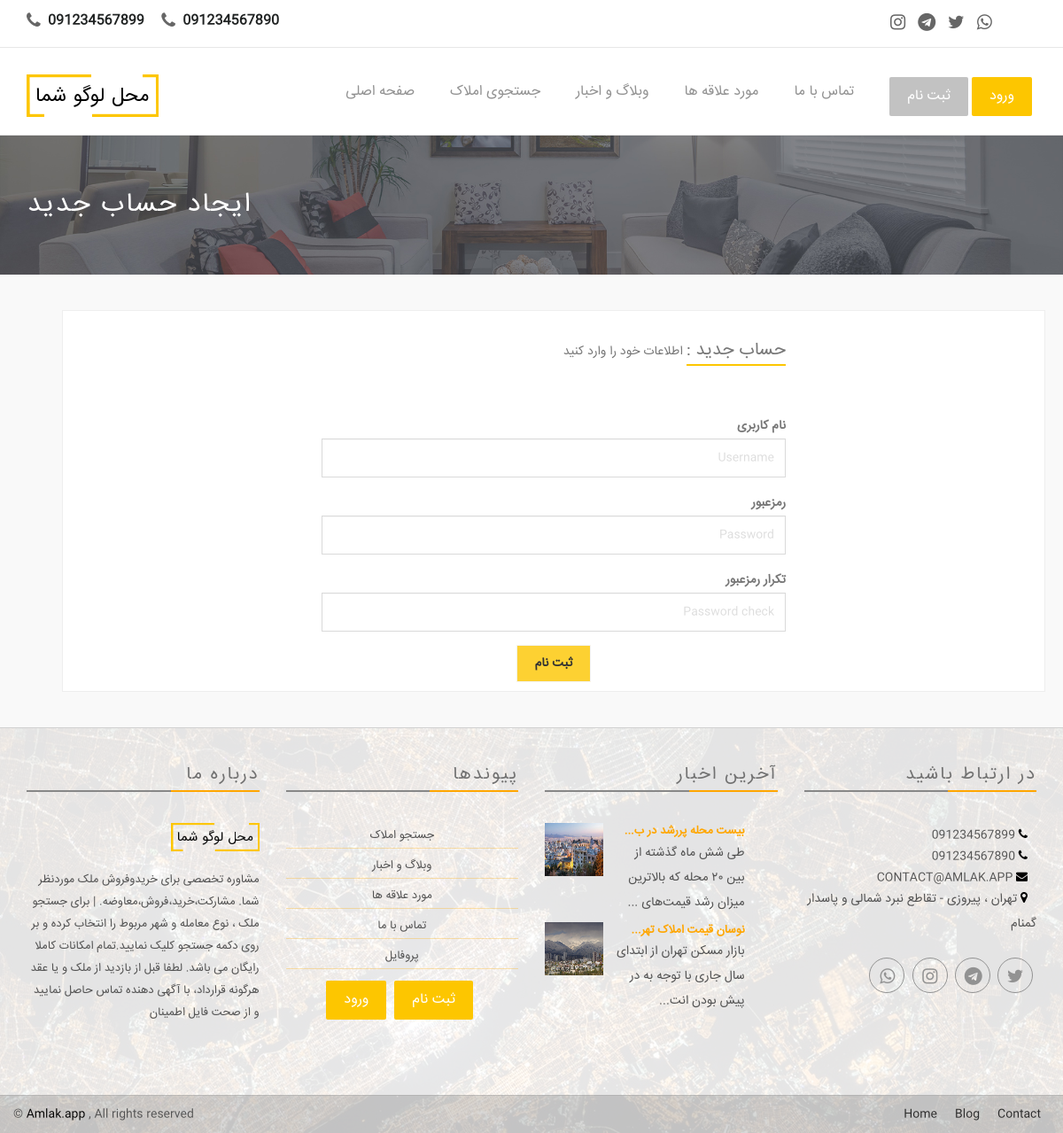
Screenshot of /register/ with the database file from the repository.
### app/models.py (models this page shows, shortened)
class Settings(models.Model):
  title = models.CharField(max_length=100, verbose_name = "عنوان")
  title_below = models.CharField(max_length=300 , null=True, blank=True , verbose_name = "متن زیر عنوان")
  introduction_text = models.TextField(max_length=2000 , null=True, blank=True , verbose_name = "متن معرفی" )
  contact_page_text = models.TextField(max_length=2000 , null=True, blank=True , verbose_name = "متن صفحه تماس با ما")
  experts_number = models.IntegerField(default='1', verbose_name = "تعداد کارشناسان")
  email = models.EmailField(max_length=200 , null=True , blank=True , verbose_name = "ایمیل")
  address = models.CharField(max_length=300 , null=True , blank=True , verbose_name = "آدرس")
  phone1 = models.CharField(max_length=20 , null=True , blank=True , verbose_name = "تلفن ۱")
  phone2 = models.CharField(max_length=20 , null=True , blank=True , verbose_name = "تلفن ۲")
  whatsapp_number = models.CharField(max_length=20 , null=True , blank=True , verbose_name = "شماره واتساپ")
  instagram = models.URLField(max_length=500, null=True, blank=True, verbose_name = "لینک اینستاگرام")
  telegram = models.URLField(max_length=500, null=True, blank=True, verbose_name = "لینک تلگرام")
  twitter = models.URLField(max_length=500, null=True, blank=True, verbose_name = "لینک توییتر")
  whatsapp = models.URLField(max_length=500, null=True, blank=True, verbose_name = "لینک واتس اپ")
  lat_long = models.CharField(max_length=50 , null=True , blank=True , verbose_name = "lat & long")
  logo = models.ImageField(default='logo.png', upload_to='logo', null=True, blank=True, verbose_name = "لوگو")
  header_image = models.ImageField(default='header.png', upload_to='header', null=True, blank=True, verbose_name = "تصویر سربرگ (header)")
  class Meta:
      verbose_name = "تنظیمات"
      verbose_name_plural = "تنظیمات"

### blogApp/models.py (models this page shows, shortened)
class Post(models.Model):
    title = models.CharField(max_length=255, verbose_name="عنوان")
    slug = models.SlugField(max_length=255, null=True, blank=True, verbose_name="نشانی پیوند (link)")
    author = models.ForeignKey(User, on_delete=models.CASCADE, verbose_name="نویسنده")
    img = models.ImageField(upload_to='blog', null=True, verbose_name="تصویر")
    body = RichTextField(blank=False, null=True, verbose_name="متن")
    comments = models.ManyToManyField(PostComment, blank=True, verbose_name="نظرات")
    post_date = models.DateTimeField(auto_now_add=True)
    category = models.ForeignKey(Categories, null=True, on_delete=models.PROTECT, related_name='category_set', verbose_name="دسته بندی")
    class Meta:
      verbose_name = "پست"
      verbose_name_plural = "پست ها"

### authentication/views.py (the view)
# urls.py: path('register/', register_user, name="register"),
def register_user(request):
    msg     = None
    success = False
    if request.method == "POST":
        form = SignUpForm(request.POST)
        if form.is_valid():
            form.save()
            username = form.cleaned_data.get("username")
            raw_password = form.cleaned_data.get("password1")
            user = authenticate(username=username, password=raw_password)
            msg     = 'کاربر ایجاد شد - <a href="/login">ورود</a>.'
            success = True
        else:
            msg = 'اطلاعات فرم معتبر نیست'
    else:
        form = SignUpForm()
    return render(request, "accounts/register.html", {"form": form, "msg" : msg, "success" : success })

### authentication/forms.py
class SignUpForm(UserCreationForm):
    username = forms.CharField(
        widget=forms.TextInput(
            attrs={
                "placeholder" : "Username",
                "class": "form-control"
            }
        ))
    password1 = forms.CharField(
        widget=forms.PasswordInput(
            attrs={
                "placeholder" : "Password",
                "class": "form-control"
            }
        ))
    password2 = forms.CharField(
        widget=forms.PasswordInput(
            attrs={
                "placeholder" : "Password check",
                "class": "form-control"
            }
        ))
    class Meta:
        model = User
        fields = ('username', 'password1', 'password2')

### app/context_processor.py (called while the page is built)
def settings(request):
    return {
    'settings': models.Settings.objects.all().last() ,
    'latestpost_list' : Post.objects.all().order_by('-post_date')[:3] ,
    'footer_latestpost_list' : Post.objects.all().order_by('-post_date')[:2]
    }

### crm/context_processor.py (called while the page is built)
def notification(request):
    if request.user.is_superuser:
        return {
           'new_reqs': models.Order_request.objects.filter(status='جدید').order_by('-date_created') ,
           'new_req_counts': models.Order_request.objects.filter(status='جدید').count(),
           'new_contact_counts': Contact.objects.filter(status='جدید').count(),
           'new_contacts': Contact.objects.filter(status='جدید').order_by('-created_on')
        }
    elif request.user.is_authenticated:
        return {
           'new_reqs': models.Order_request.objects.filter(status='جدید' , user__user=request.user ).order_by('-date_created') ,
           'new_req_counts': models.Order_request.objects.filter(status='جدید' , user__user=request.user ).count()
        }
    else:
        return { 'userProfile': None }

def accessType(request):
    if request.user.is_authenticated:
        return { 'userProfile': get_object_or_404(models.Profile, user=request.user) }
    else:
        return { 'userProfile': None }

### templates/accounts/register.html (shortened to what this page needs)
{% extends "base.html" %}
{% block content %}
<div style="background:#494C53 url({{ settings.header_image.url }}) no-repeat scroll center top / cover; color:#FFF; position: relative; min-height: 140px; ">
		<div class="container">
				<div class="row">
						<div class="page-head-content">
								<h1 class="page-title"> ایجاد حساب جدید </h1>
						</div>
				</div>
		</div>
</div>
<div class="register-area" style="background-color: rgb(249, 249, 249);">
		<div class="container" dir="rtl">
				<div class="col-md-12">
						<div class="box-for overflow">
								<div class="col-sm-6 col-sm-offset-3 login-blocks">
										<h2>حساب جدید : </h2>
										<span class="mb-0 text-muted">
											{% if msg %}
												{{ msg | safe }}
											{% else %}
												اطلاعات خود را وارد کنید
											{% endif %}
										</span>
										<p> <br /> </p>
										{% if not success %}
										<form role="form" method="post" action="">
												<div class="form-group">
														<label for="name">نام کاربری</label>
														{{ form.username }}
												</div>
												<div class="form-group">
														<label for="password">رمزعبور</label>
														{{ form.password1 }}
												</div>
												<div class="form-group">
														<label for="password">تکرار رمزعبور</label>
														{{ form.password2 }}
												</div>
												<div class="text-center">
														<button type="submit" class="btn btn-default">ثبت نام</button>
												</div>
										</form>
										{% endif %}
								</div>
						</div>
				</div>
		</div>
</div>
{% endblock content %}

### templates/base.html (shortened to what this page needs)
{% load static %}
{% load bootstrap %}
<!DOCTYPE html>
<html class="no-js">
<head>
  <link rel="stylesheet" href="{% static 'assets/css/normalize.css' %}">
  <link rel="stylesheet" href="{% static 'assets/css/font-awesome.min.css' %}">
  <link rel="stylesheet" href="{% static 'assets/css/fontello.css">
  <link href="{% static 'assets/fonts/icon-7-stroke/css/pe-icon-7-stroke.css' %}" rel="stylesheet">
  <link href="{% static 'assets/fonts/icon-7-stroke/css/helper.css' %}" rel="stylesheet">
  <link href="{% static 'assets/css/animate.css' %}" rel="stylesheet" media="screen">
  <link rel="stylesheet" href="{% static 'assets/css/bootstrap-select.min.css' %}">
  <link rel="stylesheet" href="{% static 'bootstrap/css/bootstrap.min.css' %}">
  <link rel="stylesheet" href="{% static 'assets/css/icheck.min_all.css' %}">
  <link rel="stylesheet" href="{% static 'assets/css/price-range.css' %}">
  <link rel="stylesheet" href="{% static 'assets/css/owl.carousel.css' %}">
  <link rel="stylesheet" href="{% static 'assets/css/owl.theme.css' %}">
  <link rel="stylesheet" href="{% static 'assets/css/owl.transitions.css' %}">
  <link rel="stylesheet" href="{% static 'assets/css/style.css' %}">
  <link rel="stylesheet" href="{% static 'assets/css/responsive.css' %}">
  <link rel="stylesheet" href="https://cdnjs.cloudflare.com/ajax/libs/font-awesome/4.7.0/css/font-awesome.min.css">
</head>
<body>
  <div class="header-connect">
  		<div class="container">
  				<div class="row">
  						<div class="col-md-5 col-sm-8  col-xs-12">
  								<div class="header-half header-call">
  										<p>
  												<span> <i class="fa fa-phone"></i> <a href="tel:{{ settings.phone1 }}"> {{ settings.phone1 }} </a> </span>
                          <span> <i class="fa fa-phone"></i> <a href="tel:{{ settings.phone2 }}"> {{ settings.phone2 }} </a> </span>
  										</p>
  								</div>
  						</div>
  						<div class="col-md-2 col-md-offset-5  col-sm-3 col-sm-offset-1  col-xs-12">
  								<div class="header-half header-social">
  										<ul class="list-inline">
                          <li><a href="{{ settings.instagram }}"><i class="fa fa-instagram" style="font-size:20px"></i></a></li>
                          <li><a href="{{ settings.telegram }}"><i class="fa fa-telegram" style="font-size:20px"></i></a></li>
  												<li><a href="{{ settings.twitter }}"><i class="fa fa-twitter" style="font-size:20px"></i></a></li>
  												<li><a href="{{ settings.whatsapp }}"><i class="fa fa-whatsapp" style="font-size:20px"></i></a></li>
  										</ul>
  								</div>
  						</div>
  				</div>
  		</div>
  </div>
  <nav class="navbar navbar-default ">
  		<div class="container">
  				<div class="navbar-header">
  						<a class="navbar-brand" href="{% url 'app:home' %}"><img src="{{ settings.logo.url }}" style="max-height:50px;" alt="{{ settings.title }}"></a>
  				</div>
  				<div class="collapse navbar-collapse yamm" id="navigation">
  						<div class="button navbar-right">
                {% if user.is_authenticated %}
                <button class="navbar-btn nav-button wow fadeInRight" onclick=" window.location.replace('{% url 'logout' %}')" data-wow-delay="0.5s"> خروج </button>
                <button class="navbar-btn nav-button wow fadeInRight login" onclick=" window.location.replace('{% url 'app:profile' %}')" data-wow-delay="0.5s"> پروفایل </button>
                {% else %}
                <button class="navbar-btn nav-button wow bounceInRight" onclick="window.location.replace('{% url 'register' %}')" data-wow-delay="0.4s"> ثبت نام </button>
                <button class="navbar-btn nav-button wow fadeInRight login" onclick=" window.location.replace('{% url 'login' %}')" data-wow-delay="0.5s"> ورود </button>
                {% endif %}
  						</div>
  						<ul class="main-nav nav navbar-nav navbar-right">
  								<li class="wow fadeInDown" data-wow-delay="0.1s"><a class="" href="{% url 'app:home' %}"> صفحه اصلی </a> </li>
  								<li class="wow fadeInDown" data-wow-delay="0.1s"><a class="" href="{% url 'app:items' %}"> جستجوی املاک </a></li>
  								<li class="wow fadeInDown" data-wow-delay="0.1s"><a class="" href="/blog"> وبلاگ و اخبار  </a></li>
  								<li class="wow fadeInDown" data-wow-delay="0.1s"><a class="" href="{% url 'app:favs' %}"> مورد علاقه ها  </a></li>
  								<li class="wow fadeInDown" data-wow-delay="0.4s"><a href="{% url 'app:contact' %}"> تماس با ما </a></li>
  						</ul>
  				</div>
  		</div>
  </nav>
{% block content %}{% endblock content %}
    <div class="footer-area">
    		<div class=" footer">
    				<div class="container">
    						<div class="row" align="right">
    								<div class="col-md-3 col-sm-6 wow fadeInRight animated">
    										<div class="single-footer">
    												<h4> درباره ما </h4>
    												<div class="footer-title-line"></div>
    												<img src="{{ settings.logo.url }}" alt="{{ settings.title }}" class="wow pulse" data-wow-delay="1s">
    												<p dir="rtl"> {{ settings.title_below }} </p>
    										</div>
    								</div>
    								<div class="col-md-3 col-sm-6 wow fadeInRight animated">
    										<div class="single-footer">
    												<h4> پیوندها  </h4>
    												<div class="footer-title-line"></div>
    												<ul class="footer-menu" dir="rtl" align="center">
    														<li><a href="{% url 'app:items' %}"> جستجو املاک </a></li>
    														<li><a href="/blog"> وبلاگ و اخبار </a></li>
    														<li><a href="{% url 'app:favs' %}"> مورد علاقه ها </a></li>
    														<li><a href="{% url 'app:contact' %}">  تماس با ما  </a></li>
    														<li><a href="{% url 'app:profile' %}"> پروفایل </a>  </li>
                                <button class="navbar-btn nav-button wow bounceInRight login" onclick="window.location.replace('{% url 'register' %}')" data-wow-delay="0.4s"> ثبت نام </button>
                                <button class="navbar-btn nav-button wow fadeInRight login" onclick=" window.location.replace('{% url 'login' %}')" data-wow-delay="0.5s"> ورود </button>
    												</ul>
    										</div>
    								</div>
    								<div class="col-md-3 col-sm-6 wow fadeInRight animated">
    										<div class="single-footer">
    												<h4> آخرین اخبار </h4>
    												<div class="footer-title-line"></div>
    												<ul class="footer-blog">
                            {% for post in footer_latestpost_list %}
    														<li dir="rtl">
    																<div class="col-md-3 blg-thumb p0">
    																		<a href="{% url 'blog-detail' post.slug %}"> <img src="{{post.img.url}}"> </a>
    																</div>
    																<div class="col-md-8  col-sm-8 col-xs-8  blg-entry">
    																		<h6> <a href="{% url 'blog-detail' post.slug %}"> {{ post.title | slice:':20' | safe}}... </a></h6>
    																		{{post.body | slice:':65' | safe}}...
    																</div>
    														</li> <br>
                            {% endfor %}
    												</ul>
    										</div>
    								</div>
    								<div class="col-md-3 col-sm-6 wow fadeInRight animated">
    										<div class="single-footer news-letter">
    												<h4> در ارتباط باشید </h4>
    												<div class="footer-title-line"></div>
                            <ul class="footer-adress" dir="rtl">
                                <li> <a href="tel:{{ settings.phone1 }}"> <i class="fa fa-phone"></i> {{ settings.phone1 }} </a> </li>
                                <li> <a href="tel:{{ settings.phone2 }}"> <i class="fa fa-phone"></i> {{ settings.phone2 }} </a> </li>
                                <li> <a href="mailto:{{ settings.email }}"> <i class="fa fa-envelope"> </i> {{ settings.email }} </a> </li>
                                <li> <i class="fa fa-map-marker"> </i> {{ settings.address }} </li>
                            </ul>
                            <br>
    												<div class="social pull-right">
    														<ul>
    																<li><a class="wow fadeInUp animated" href="{{ settings.whatsapp }}"><i class="fa fa-whatsapp"></i></a></li>
    																<li><a class="wow fadeInUp animated" href="{{ settings.instagram }}" data-wow-delay="0.3s"><i class="fa fa-instagram"></i></a></li>
    																<li><a class="wow fadeInUp animated" href="{{ settings.telegram }}" data-wow-delay="0.4s"><i class="fa fa-telegram"></i></a></li>
    																<li><a class="wow fadeInUp animated" href="{{ settings.twitter }}" data-wow-delay="0.5s"><i class="fa fa-twitter"></i></a></li>
    														</ul>
    												</div>
    										</div>
    								</div>
    						</div>
    				</div>
    		</div>
    		<div class="footer-copy text-center">
    				<div class="container">
    						<div class="row">
    								<div class="pull-left">
    										<span> &#169; <a href="https://www.Amlak.app">Amlak.app</a> , All rights reserved </span>
    								</div>
    								<div class="bottom-menu pull-right">
    										<ul>
    												<li><a class="wow fadeInUp animated" href="{% url 'app:home' %}" data-wow-delay="0.2s">Home</a></li>
    												<li><a class="wow fadeInUp animated" href="/blog" data-wow-delay="0.4s">Blog</a></li>
    												<li><a class="wow fadeInUp animated" href="{% url 'app:contact' %}" data-wow-delay="0.6s">Contact</a></li>
    										</ul>
    								</div>
    						</div>
    				</div>
    		</div>
    </div>
</body>
</html>

### rows the page displays
Settings: phone1 "091234567899", phone2 "091234567890", logo (picture), header_image (picture), title_below "مشاوره تخصصی برای خریدوفروش ملک موردنظر شما. مشارکت،خرید،فروش،معاوضه. | برای جستجو ملک ، نوع معامله و شهر مربوط را انتخاب کرده و بر روی دکمه جستجو کلیک نمایید.تمام امکانات کاملا رایگان می باشد. لطفا قبل از بازدید از ملک و یا عقد هرگونه قرارداد، با آگهی دهنده تماس حاصل نمایید و از صحت فایل اطمینان", email "CONTACT@AMLAK.APP", address "تهران ، پیروزی - تقاطع نبرد شمالی و پاسدار گمنام"
Post: img (picture), title "بیست محله پررشد در ب", body "طی شش ماه گذشته از بین ۲۰ محله که بالاترین میزان رشد قیمت‌های"
Post: img (picture), title "نوسان قیمت املاک تهر", body "بازار مسکن تهران از ابتدای سال جاری با توجه به در پیش بودن انت"
